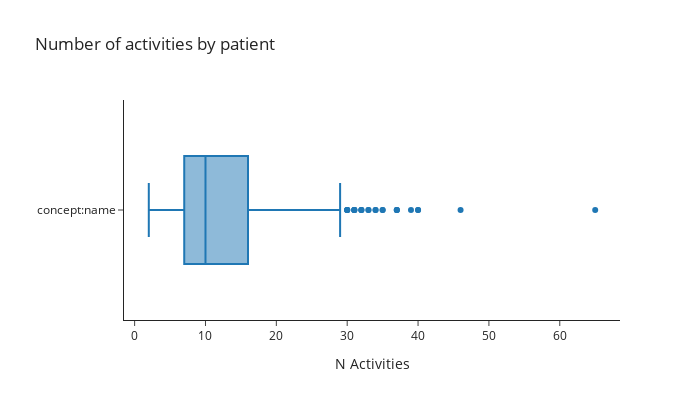

Notebook source saved alongside this figure:
### Markdown cell above
## Number of activities per patient

### Code cell
n_activities = log.groupby("case:concept:name")["concept:name"].count()
pe.box(n_activities,
    title = "Number of activities by patient",
    width = 700,
    height = 400,
    template = "simple_white",
    orientation="h",
    labels = {"value" : "N Activities", "variable" : ""}
    )

### Figure 1 — Plotly figure (JSON) as saved in the notebook; plotly's stock layout.template omitted (floating-point values rounded to 4 significant figures; data arrays with more than 128 entries replaced by an {"elided": "..."} marker saying what was removed)
{"data": [{"alignmentgroup": "True", "hovertemplate": "N Activities=%{x}<br>=%{y}<extra></extra>", "legendgroup": "", "marker": {"color": "#1F77B4"}, "name": "", "notched": false, "offsetgroup": "", "orientation": "h", "showlegend": false, "type": "box", "x": {"elided": "712 int values"}, "x0": " ", "xaxis": "x", "y": {"elided": "712 str values"}, "y0": " ", "yaxis": "y"}], "layout": {"boxmode": "group", "height": 400, "legend": {"tracegroupgap": 0}, "title": {"text": "Number of activities by patient"}, "width": 700, "xaxis": {"anchor": "y", "domain": [0, 1], "title": {"text": "N Activities"}}, "yaxis": {"anchor": "x", "domain": [0, 1], "title": {"text": ""}}}}
